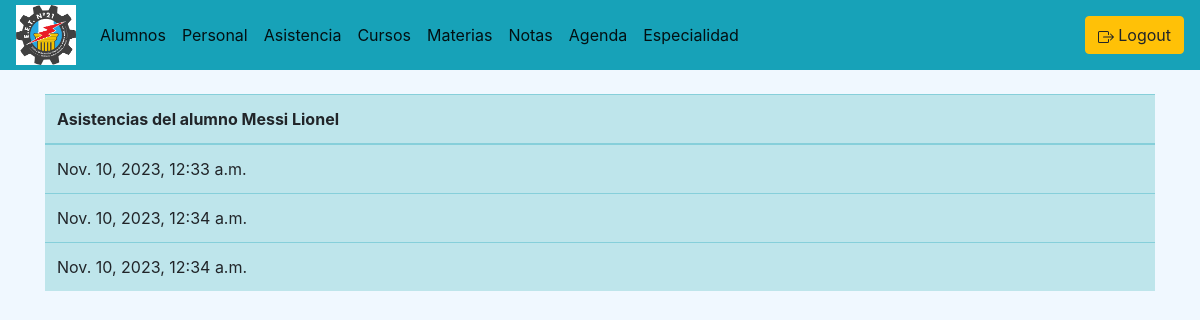
Page /asistencia/listasAsistencias/7 (signed in) on the earlier database version.
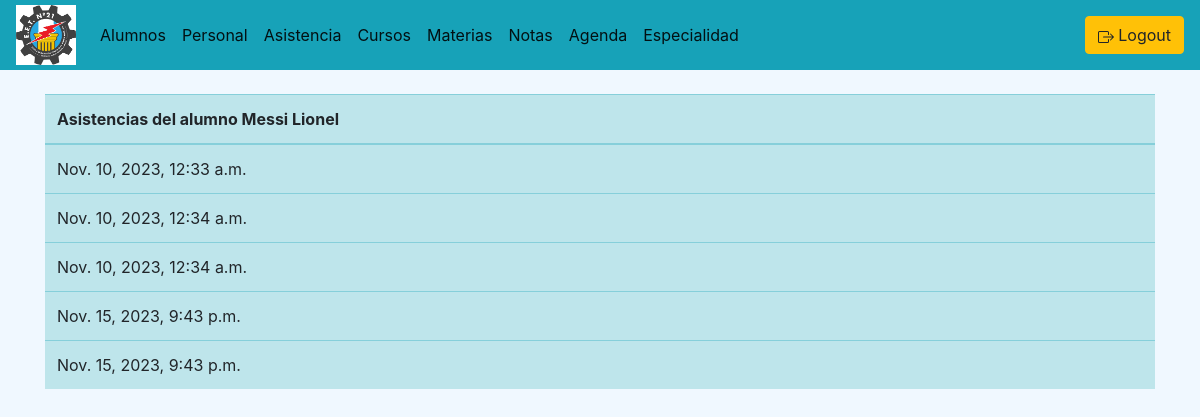
Same page on the later database version.
### asistencia/models.py (models this page shows, shortened)
class Asistencia(models.Model):
    id_asistencia = models.AutoField(primary_key=True)
    fechaA = models.DateField(verbose_name='Fecha')
    horaA = models.DateTimeField(auto_now_add=True,verbose_name='Hora')
    condicion = models.IntegerField(choices=options, verbose_name='Condición')
    cantidadA = models.CharField(max_length=3, blank=True, verbose_name='Cantidad de Inasistencias')
    turno = models.CharField(max_length=30, blank=True, verbose_name='Turno')
    reintegrado = models.BooleanField(default=False, verbose_name='Reintegrado')
    id_alumno = models.ForeignKey(alumnado_models.Alumno, on_delete=models.CASCADE, default=0)
    evento = models.CharField(max_length=30, blank=True)

### alumnado/models.py (models this page shows)
class Alumno(models.Model):
    id_alumno = models.AutoField(primary_key=True)
    dni_a = models.CharField(max_length=9)
    cuil_a = models.CharField(max_length=15)
    apellido_a = models.CharField(max_length=50)
    nombre_a = models.CharField(max_length=50)
    matricula = models.CharField(max_length=10)
    tutores = models.CharField(max_length=100, null=True, blank=True)
    telefono = models.CharField(max_length=20, null=True, blank=True)
    direccion = models.CharField(max_length=50, null=True, blank=True)
    fecha_nac = models.DateField(blank=True)
    copiaDNI_A = ImageField(blank=True, null=True, upload_to='alumnado/images/')
    condicion = models.IntegerField(choices=options, null=True, verbose_name='Condición')
    turno = models.CharField(max_length=30, null=True, blank=True, verbose_name='Turno')
    cantidad_asistencias= models.IntegerField(default=0)
    cantidad_inasistencias= models.IntegerField(default=0)
    id_curso = models.ForeignKey(curso_models.Curso, on_delete=models.CASCADE, null=True, blank=True)
    def __str__(self):
        texto = "{0} {1}"
        return texto.format(self.apellido_a, self.nombre_a, self.id_alumno)

### asistencia/views.py (the view)
# urls.py: path('listasAsistencias/<id_alumno>', views.listaAsistencias, name='listaAsistencias')
def listaAsistencias(request, id_alumno):
    asistencia = Asistencia.objects.filter(id_alumno = id_alumno)
    return render(request, 'lista_asistencia.html', {'asistencia':asistencia})

### asistencia/templates/lista_asistencia.html (shortened to what this page needs)
{% extends "./base.html" %}
{% block body %}
{% if asistencia %}
<table class="table table-info">
    <thead>
        <th>Asistencias del alumno {{ asistencia.0.id_alumno }}</th>
    </thead>
{% for asis in asistencia %}
<tr>
    <td>{{asis.horaA}}</td>
</tr>
{% endfor %}
</table>
{% endif %}
{% endblock %}

Differences in the rows shown:
added Asistencia: horaA "Nov. 15, 2023, 9:43 p.m."
added Asistencia: horaA "Nov. 15, 2023, 9:43 p.m."
